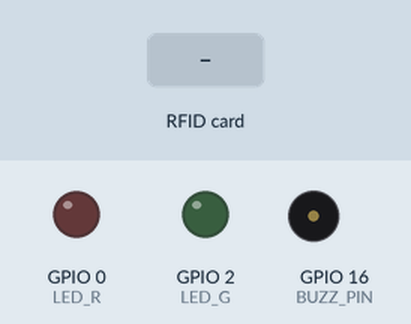
This sketch was run on a simulated ESP8266 (NodeMCU). Shown: output pins drawn as LEDs (lit = HIGH), buzzer (waves = sounding). Inputs (shaded band) come from the test bench. WiFi joins after 1.5 s; servers stay silent unless stated; uploads are accepted with an empty reply; what the sketch prints to the serial monitor is not drawn.

Above: at 3.5 s.
3.6 s: RFID card 10 C2 69 59 held to the reader
At 3.7 s:
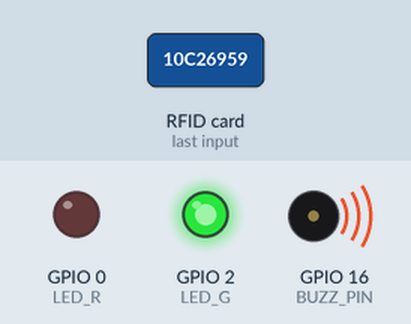
At 5.2 s:
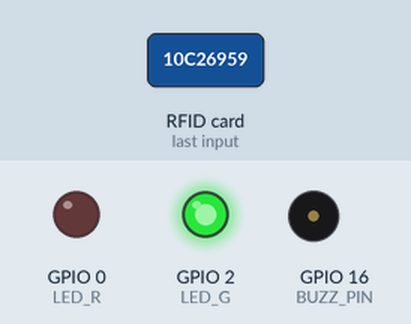
6.6 s: RFID card 5E 7A 19 C4 held to the reader
At 7.6 s:
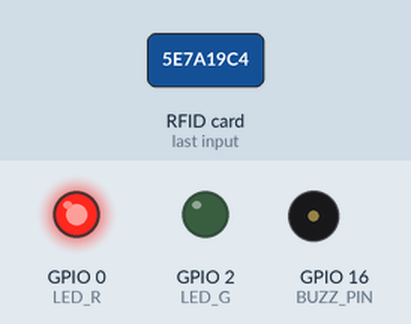
Timing chart, 0 to 10.3 s (numbered marks = the images above; inputs shaded):
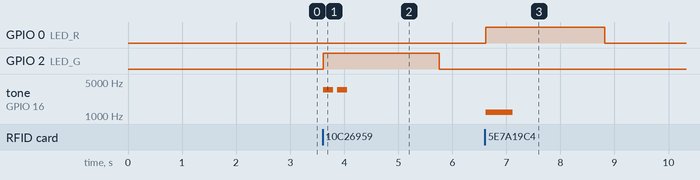

The sketch:

main.ino
```cpp
#include <SPI.h>
#include <MFRC522.h>

#include <ESP8266WiFi.h>
#include <ESP8266HTTPClient.h>
#include <WiFiClientSecureBearSSL.h>

#include "config.h"
#include "secrets.h"

// ================== RFID & IO PINS ===================
// RC522 wiring
#define SS_PIN   4   // GPIO4  = D2 -> SDA/SS
#define RST_PIN  5   // GPIO5  = D1 -> RST

// Outputs
#define BUZZ_PIN 16  // GPIO16 = D0 (passive buzzer)
#define LED_R    0   // GPIO0  = D3 (red)
#define LED_G    2   // GPIO2  = D4 (green)

MFRC522 mfrc522(SS_PIN, RST_PIN);

// ================== LED HELPERS ==================
void ledsOff() { digitalWrite(LED_R, LOW); digitalWrite(LED_G, LOW); }
void greenOn() { digitalWrite(LED_R, LOW); digitalWrite(LED_G, HIGH); }
void redOn()   { digitalWrite(LED_R, HIGH); digitalWrite(LED_G, LOW); }

// ================== BUZZER HELPERS ==================
void beepTone(int freq, int ms) {
  tone(BUZZ_PIN, freq);
  delay(ms);
  noTone(BUZZ_PIN);
}
void beep_ok() {                 // 2 short beeps (higher pitch)
  beepTone(3500, 180);
  delay(80);
  beepTone(3500, 180);
}
void beep_bad() {                // 1 long beep (lower pitch)
  beepTone(1200, 500);
}

// ================== UID HELPERS ==================
// Convert current card UID into string "10 C2 69 59"
String uidToString() {
  String s = "";
  for (byte i = 0; i < mfrc522.uid.size; i++) {
    if (i > 0) s += " ";
    if (mfrc522.uid.uidByte[i] < 0x10) s += "0";
    s += String(mfrc522.uid.uidByte[i], HEX);
  }
  s.toUpperCase();
  return s;
}

// ================== SIMPLE URL ENCODER ==================
// Minimal encoding (spaces only). Good enough for simple names.
String urlencode(String str) {
  str.replace(" ", "%20");
  return str;
}

// ================== GOOGLE SHEET LOGGING ==================
void sendLogToGoogle(const String& uid,
                     const String& status,
                     const String& name,
                     const String& door_id = DEFAULT_DOOR_ID) {
  if (WiFi.status() != WL_CONNECTED) {
    Serial.println("WiFi not connected, skipping log.");
    return;
  }

  // HTTPS client (school/demo project): ignore cert validation.
  std::unique_ptr<BearSSL::WiFiClientSecure> client(new BearSSL::WiFiClientSecure);
  client->setInsecure();

  HTTPClient https;

  String url = String(SCRIPT_URL) +
               "?action=log" +
               "&uid="    + urlencode(uid) +
               "&name="   + urlencode(name) +
               "&status=" + urlencode(status) +
               "&door_id="+ urlencode(door_id);

  Serial.print("Sending log to: ");
  Serial.println(url);

  if (!https.begin(*client, url)) {
    Serial.println("https.begin() failed");
    return;
  }

  int httpCode = https.GET();
  Serial.print("HTTP code: ");
  Serial.println(httpCode);

  if (httpCode > 0) {
    String payload = https.getString();
    Serial.print("Server reply: ");
    Serial.println(payload);
  } else {
    Serial.println("Request failed.");
  }

  https.end();
}

// ================== SETUP ==================
void setup() {
  Serial.begin(115200);
  delay(800);

  pinMode(LED_R, OUTPUT);
  pinMode(LED_G, OUTPUT);
  pinMode(BUZZ_PIN, OUTPUT);
  ledsOff();

  SPI.begin();                   // ESP8266 SPI: SCK=D5, MISO=D6, MOSI=D7
  mfrc522.PCD_Init();
  Serial.println("\nReady. Tap a card...");

  // ---- WiFi connection ----
  WiFi.mode(WIFI_STA);
  WiFi.begin(WIFI_SSID, WIFI_PASSWORD);
  Serial.print("Connecting to WiFi");

  int retries = 0;
  while (WiFi.status() != WL_CONNECTED && retries < WIFI_CONNECT_RETRIES) {
    delay(WIFI_CONNECT_RETRY_DELAY_MS);
    Serial.print(".");
    retries++;
  }
  Serial.println();

  if (WiFi.status() == WL_CONNECTED) {
    Serial.print("WiFi connected. IP address: ");
    Serial.println(WiFi.localIP());
  } else {
    Serial.println("WiFi connection FAILED. Logs will not be sent until WiFi is OK.");
  }
}

// ================== LOOP ==================
void loop() {
  if (!mfrc522.PICC_IsNewCardPresent()) return;
  if (!mfrc522.PICC_ReadCardSerial()) return;

  String uidStr = uidToString();

  Serial.print("UID: ");
  Serial.println(uidStr);

  // In this version, the backend decides the user name based on UID.
  // The ESP only sends uid + status (+ optional door_id).
  // Local "authorization" decision can be done either:
  //  1) locally (hardcoded list), OR
  //  2) by reading "active" from backend (future improvement).
  //
  // Current behavior: local check using HARD_CODED_UID for demo.
  bool auth = (uidStr == String(HARD_CODED_UID));

  if (auth) {
    Serial.println("ACCESS GRANTED");
    greenOn();
    beep_ok();
    sendLogToGoogle(uidStr, "GRANTED", "");
  } else {
    Serial.println("ACCESS DENIED");
    redOn();
    beep_bad();
    sendLogToGoogle(uidStr, "DENIED", "");
  }

  delay(ACTION_HOLD_MS);
  ledsOff();
  mfrc522.PICC_HaltA();
  mfrc522.PCD_StopCrypto1();
  delay(POST_READ_DELAY_MS);
}
```

secrets.example.h
```cpp
#pragma once

// Copy this file to secrets.h and fill your real values.
// DO NOT commit secrets.h to GitHub.

// WiFi credentials
static const char* WIFI_SSID     = "YOUR_WIFI_SSID";
static const char* WIFI_PASSWORD = "YOUR_WIFI_PASSWORD";

// Google Apps Script Web App URL (must end with /exec)
static const char* SCRIPT_URL =
  "https://script.google.com/macros/s/YOUR_DEPLOYMENT_ID/exec";
```

config.h
```cpp
#pragma once

// Default door identifier (useful if you add multiple doors later)
static const char* DEFAULT_DOOR_ID = "door1";

// Demo/local allow-list (hardcoded UID string format: "10 C2 69 59")
// Backend still logs everything + resolves name via users sheet.
static const char* HARD_CODED_UID = "10 C2 69 59";

// WiFi connection behavior
static const int WIFI_CONNECT_RETRIES = 40;         // 40 * 500ms = ~20 seconds
static const int WIFI_CONNECT_RETRY_DELAY_MS = 500;

// Behavior timing
static const int ACTION_HOLD_MS = 1500;
static const int POST_READ_DELAY_MS = 250;
```

Measured:
- after the input at 3.6 s, GPIO 2 (LED_G): LOW → HIGH at once, → LOW 2.1 s later; tone on GPIO 16 (BUZZ_PIN): alternates 3500 Hz for 0.18 s and silent for 0.08 s, 4 changes in all, then stays silent, starting at once
- after the input at 6.6 s, GPIO 0 (LED_R): LOW → HIGH at once, → LOW 2.2 s later; tone on GPIO 16 (BUZZ_PIN): silent → 1200 Hz at once, → silent 0.50 s later
